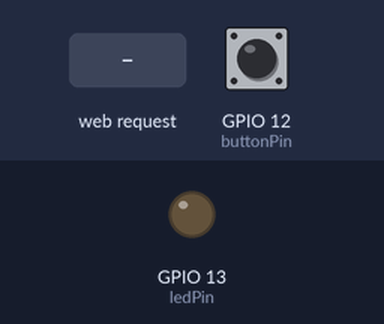
The sketch below on a simulated ESP32. Parts: output pins drawn as LEDs (lit = HIGH). The test bench sets the inputs (shaded band); at power-on: GPIO 12 (buttonPin) HIGH. WiFi joins after 1.5 s; servers stay silent unless stated; what the sketch prints to the serial monitor is not drawn.

Above: at 3.2 s.
3.3 s: GPIO 12 (buttonPin) pulled LOW for 0.15 s
At 4.1 s:
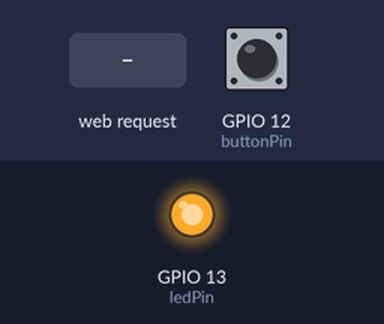
5.0 s: GPIO 12 (buttonPin) pulled LOW for 1 s
At 5.5 s:
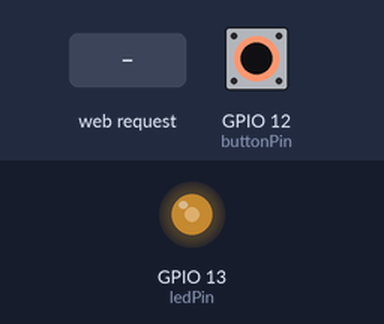
7.5 s: GPIO 12 (buttonPin) pulled LOW for 3.2 s
At 11.1 s:
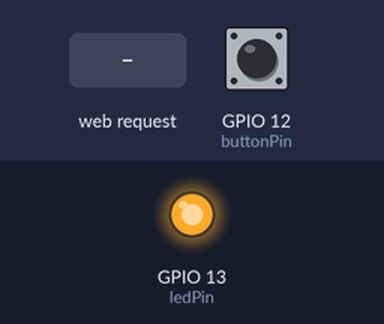
12.2 s: HTTP request GET /toggle received
At 13.1 s:
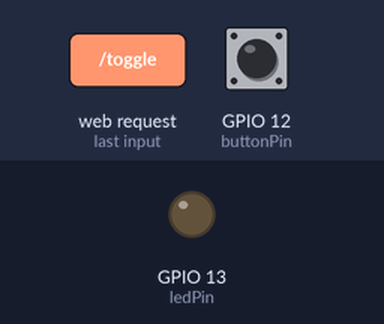
Timing chart, 0 to 14.7 s (numbered marks = the images above; inputs shaded):
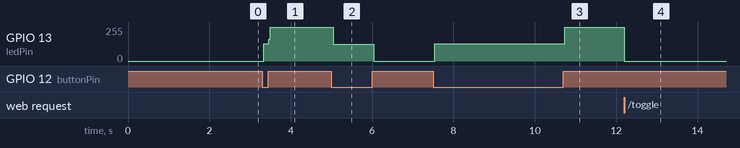

The sketch:

ESP32_webserver.ino
```cpp
#include <WiFi.h>

#include <WebServer.h>

const char* ssid = "YourWiFiSSID";

const char* password = "WIFIPASSWORD";

WebServer server(80);

const int ledPin = 13;

const int buttonPin = 12;

bool ledState = false;

void setup() {

 Serial.begin(115200);

 pinMode(ledPin, OUTPUT);

 pinMode(buttonPin, INPUT_PULLUP);

 digitalWrite(ledPin, ledState);

 WiFi.begin(ssid, password);

 while (WiFi.status() != WL_CONNECTED) {

  delay(1000);

  Serial.println("Connecting to WiFi...");

 }

 Serial.println("WiFi connected");

 Serial.println("IP address: ");

 Serial.println(WiFi.localIP());

 server.on("/", HTTP_GET, handleRoot);

 server.on("/toggle", HTTP_GET, handleToggle);

 server.begin();

}

void loop() {

 server.handleClient();

 int buttonState = digitalRead(buttonPin);

 if (buttonState == LOW) {

  ledState = !ledState;

  digitalWrite(ledPin, ledState);

 }

}

void handleRoot() {

 String html = "<html><body>";

 html += "<h1>ESP32 LED Control</h1>";

 html += "<p>LED Status: " + String(ledState) + "</p>";

 html += "<form method='get' action='/toggle'>";

 html += "<button type='submit'>Toggle LED</button>";

 html += "</form>";

 html += "</body></html>";

 server.send(200, "text/html", html);

}

void handleToggle() {

 ledState = !ledState;

 digitalWrite(ledPin, ledState);

 server.send(200, "text/plain", "LED toggled");

} 
```

Measured:
- after the input at 3.3 s, GPIO 13 (ledPin): 0/255 → 129/255 at once, → 255/255 0.12 s later
- after the input at 5.0 s, GPIO 13 (ledPin): 255/255 → 126/255 at once, → 0/255 1.0 s later
- after the input at 7.5 s, GPIO 13 (ledPin): 0/255 → 129/255 at once, → 255/255 3.2 s later
- after the input at 12.2 s, GPIO 13 (ledPin): 255/255 → 0/255 at once
